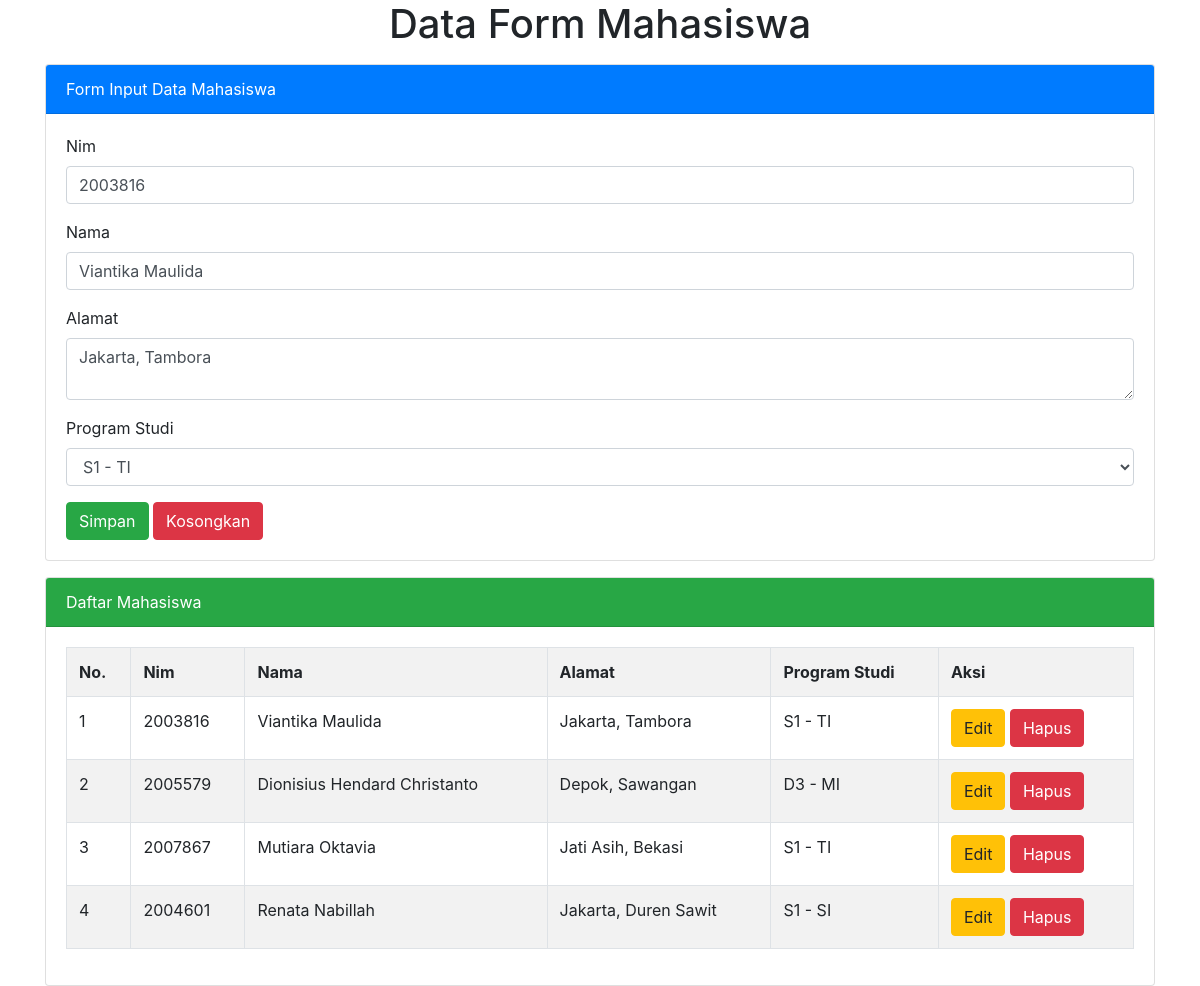
Page /CRUD/index.php?hal=edit&id=6 on the committed database.
### tables this page shows
CREATE TABLE IF NOT EXISTS `tmhs` (
`id_mhs` int(11) NOT NULL,
  `nim` varchar(9) NOT NULL,
  `nama` varchar(100) NOT NULL,
  `alamat` varchar(128) NOT NULL,
  `prodi` varchar(50) NOT NULL
);

### CRUD/index.php (the view, shortened to what this page needs)
<?php
	$server = "localhost";
	$user = "root";
	$pass = "";
	$database = "dblatihan";
	$koneksi = mysqli_connect($server, $user, $pass, $database)or die(mysqli_error($koneksi));
	if(isset($_GET['hal']))
	{
		if($_GET['hal'] == "edit")
		{
			$tampil = mysqli_query($koneksi, "SELECT * FROM tmhs WHERE id_mhs = '$_GET[id]' ");
			$data = mysqli_fetch_array($tampil);
			if($data)
			{
				$vnim = $data['nim'];
				$vnama = $data['nama'];
				$valamat = $data['alamat'];
				$vprodi = $data['prodi'];
			}
		}
	}
?>
<!DOCTYPE html>
<html>
<head>
	<link rel="stylesheet" type="text/css" href="css/bootstrap.min.css">
</head>
<body>
<div class="container">
	<h1 class="text-center">Data Form Mahasiswa</h1>
	<div class="card mt-3">
	  <div class="card-header bg-primary text-white">
	    Form Input Data Mahasiswa
	  </div>
	  <div class="card-body">
	    <form method="post" action="">
	    	<div class="form-group">
	    		<label>Nim</label>
	    		<input type="text" name="tnim" value="<?=@$vnim?>" class="form-control" placeholder="" required>
	    	</div>
	    	<div class="form-group">
	    		<label>Nama</label>
	    		<input type="text" name="tnama" value="<?=@$vnama?>" class="form-control" placeholder="" required>
	    	</div>
	    	<div class="form-group">
	    		<label>Alamat</label>
	    		<textarea class="form-control" name="talamat"  placeholder=""><?=@$valamat?></textarea>
	    	</div>
	    	<div class="form-group">
	    		<label>Program Studi</label>
	    		<select class="form-control" name="tprodi">
	    			<option value="<?=@$vprodi?>"><?=@$vprodi?></option>
	    		</select>
	    	</div>
	    	<button type="submit" class="btn btn-success" name="bsimpan">Simpan</button>
	    	<button type="reset" class="btn btn-danger" name="breset">Kosongkan</button>
	    </form>
	  </div>
	</div>
	<div class="card mt-3">
	  <div class="card-header bg-success text-white">
	    Daftar Mahasiswa
	  </div>
	  <div class="card-body">
	    <table class="table table-bordered table-striped">
	    	<tr>
	    		<th>No.</th>
	    		<th>Nim</th>
	    		<th>Nama</th>
	    		<th>Alamat</th>
	    		<th>Program Studi</th>
	    		<th>Aksi</th>
	    	</tr>
	    	<?php
	    		$no = 1;
	    		$tampil = mysqli_query($koneksi, "SELECT * from tmhs order by id_mhs desc");
	    		while($data = mysqli_fetch_array($tampil)) :
	    	?>
	    	<tr>
	    		<td><?=$no++;?></td>
	    		<td><?=$data['nim']?></td>
	    		<td><?=$data['nama']?></td>
	    		<td><?=$data['alamat']?></td>
	    		<td><?=$data['prodi']?></td>
	    		<td>
	    			<a href="index.php?hal=edit&id=<?=$data['id_mhs']?>" class="btn btn-warning"> Edit </a>
	    			<a href="index.php?hal=hapus&id=<?=$data['id_mhs']?>"
	    			   onclick="return confirm('Apakah yakin ingin menghapus data ini?')" class="btn btn-danger"> Hapus </a>
	    		</td>
	    	</tr>
	    <?php endwhile; ?>
	    </table>
	  </div>
	</div>
</div>
</body>
</html>

### rows in the picture
tmhs: tnim "2003816", tnama "Viantika Maulida", talamat "Jakarta, Tambora", tprodi "S1 - TI", nim "2003816", nama "Viantika Maulida", alamat "Jakarta, Tambora", prodi "S1 - TI"
tmhs: nim "2005579", nama "Dionisius Hendard Christanto", alamat "Depok, Sawangan", prodi "D3 - MI"
tmhs: nim "2007867", nama "Mutiara Oktavia", alamat "Jati Asih, Bekasi", prodi "S1 - TI"
tmhs: nim "2004601", nama "Renata Nabillah", alamat "Jakarta, Duren Sawit", prodi "S1 - SI"
